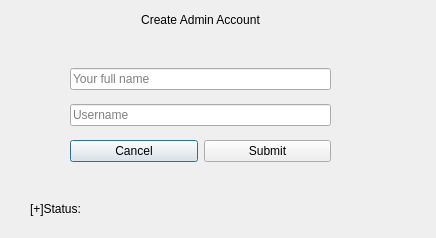
<?xml version="1.0" encoding="UTF-8"?>
<ui version="4.0">
 <class>CreateAdminAccountWindow</class>
 <widget class="QDialog" name="CreateAdminAccountWindow">
  <property name="geometry">
   <rect>
    <x>0</x>
    <y>0</y>
    <width>436</width>
    <height>238</height>
   </rect>
  </property>
  <property name="windowTitle">
   <string>Create Admin Account</string>
  </property>
  <widget class="QLabel" name="label">
   <property name="geometry">
    <rect>
     <x>100</x>
     <y>10</y>
     <width>201</width>
     <height>20</height>
    </rect>
   </property>
   <property name="text">
    <string>Create Admin Account</string>
   </property>
   <property name="alignment">
    <set>Qt::AlignCenter</set>
   </property>
  </widget>
  <widget class="QWidget" name="layoutWidget">
   <property name="geometry">
    <rect>
     <x>70</x>
     <y>60</y>
     <width>261</width>
     <height>111</height>
    </rect>
   </property>
   <layout class="QVBoxLayout" name="verticalLayout">
    <item>
     <widget class="QLineEdit" name="displayNameInput">
      <property name="placeholderText">
       <string>Your full name</string>
      </property>
     </widget>
    </item>
    <item>
     <widget class="QLineEdit" name="userNameInput">
      <property name="placeholderText">
       <string>Username</string>
      </property>
     </widget>
    </item>
    <item>
     <layout class="QHBoxLayout" name="horizontalLayout">
      <item>
       <widget class="QPushButton" name="cancelBtn">
        <property name="text">
         <string>Cancel</string>
        </property>
       </widget>
      </item>
      <item>
       <widget class="QPushButton" name="submitBtn">
        <property name="text">
         <string>Submit</string>
        </property>
       </widget>
      </item>
     </layout>
    </item>
   </layout>
  </widget>
  <widget class="QLabel" name="statusLbl">
   <property name="geometry">
    <rect>
     <x>30</x>
     <y>200</y>
     <width>371</width>
     <height>17</height>
    </rect>
   </property>
   <property name="text">
    <string>[+]Status:</string>
   </property>
  </widget>
 </widget>
 <resources/>
 <connections/>
</ui>
